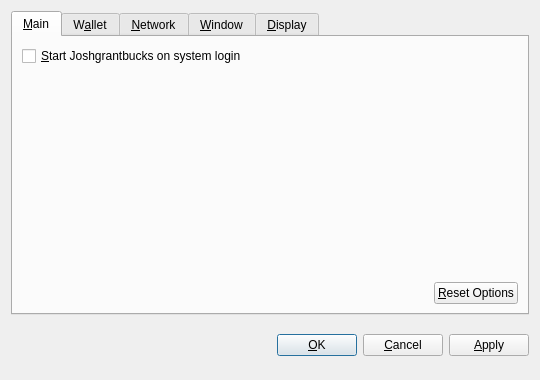
<?xml version="1.0" encoding="UTF-8"?>
<ui version="4.0">
 <class>OptionsDialog</class>
 <widget class="QDialog" name="OptionsDialog">
  <property name="geometry">
   <rect>
    <x>0</x>
    <y>0</y>
    <width>540</width>
    <height>380</height>
   </rect>
  </property>
  <property name="windowTitle">
   <string>Options</string>
  </property>
  <property name="modal">
   <bool>true</bool>
  </property>
  <layout class="QVBoxLayout" name="verticalLayout">
   <item>
    <widget class="QTabWidget" name="tabWidget">
     <property name="tabPosition">
      <enum>QTabWidget::North</enum>
     </property>
     <property name="currentIndex">
      <number>0</number>
     </property>
     <widget class="QWidget" name="tabMain">
      <attribute name="title">
       <string>&amp;Main</string>
      </attribute>
      <layout class="QVBoxLayout" name="verticalLayout_Main">
       <item>
        <widget class="QCheckBox" name="bitcoinAtStartup">
         <property name="toolTip">
          <string>Automatically start Joshgrantbucks after logging in to the system.</string>
         </property>
         <property name="text">
          <string>&amp;Start Joshgrantbucks on system login</string>
         </property>
        </widget>
       </item>
       <item>
        <spacer name="verticalSpacer_Main">
         <property name="orientation">
          <enum>Qt::Vertical</enum>
         </property>
         <property name="sizeHint" stdset="0">
          <size>
           <width>20</width>
           <height>40</height>
          </size>
         </property>
        </spacer>
       </item>
       <item>
        <layout class="QHBoxLayout" name="horizontalLayout_2_Main">
         <item>
          <spacer name="horizontalSpacer_2_Main">
           <property name="orientation">
            <enum>Qt::Horizontal</enum>
           </property>
           <property name="sizeHint" stdset="0">
            <size>
             <width>40</width>
             <height>20</height>
            </size>
           </property>
          </spacer>
         </item>
         <item>
          <widget class="QPushButton" name="resetButton">
           <property name="toolTip">
            <string>Reset all client options to default.</string>
           </property>
           <property name="text">
            <string>&amp;Reset Options</string>
           </property>
           <property name="autoDefault">
            <bool>false</bool>
           </property>
          </widget>
         </item>
        </layout>
       </item>
      </layout>
     </widget>
     <widget class="QWidget" name="tabWallet">
      <attribute name="title">
       <string>W&amp;allet</string>
      </attribute>
      <layout class="QVBoxLayout" name="verticalLayout_Network">
       <item>
        <widget class="QLabel" name="transactionFeeInfoLabel">
         <property name="text">
          <string>Optional transaction fee per kB that helps make sure your transactions are processed quickly. Most transactions are 1 kB.</string>
         </property>
         <property name="textFormat">
          <enum>Qt::PlainText</enum>
         </property>
         <property name="wordWrap">
          <bool>true</bool>
         </property>
        </widget>
       </item>
       <item>
        <layout class="QHBoxLayout" name="horizontalLayout_1_Main">
         <item>
          <widget class="QLabel" name="transactionFeeLabel">
           <property name="text">
            <string>Pay transaction &amp;fee</string>
           </property>
           <property name="textFormat">
            <enum>Qt::PlainText</enum>
           </property>
           <property name="buddy">
            <cstring>transactionFee</cstring>
           </property>
          </widget>
         </item>
         <item>
          <widget class="BitcoinAmountField" name="transactionFee"/>
         </item>
         <item>
          <spacer name="horizontalSpacer_1_Main">
           <property name="orientation">
            <enum>Qt::Horizontal</enum>
           </property>
           <property name="sizeHint" stdset="0">
            <size>
             <width>40</width>
             <height>20</height>
            </size>
           </property>
          </spacer>
         </item>
        </layout>
       </item>
       <item>
        <widget class="QLabel" name="label">
         <property name="text">
          <string>If you disable the spending of unconfirmed change, the change from a transaction cannot be used until that transaction has at least one confirmation. This also affects how your balance is computed.</string>
         </property>
         <property name="wordWrap">
          <bool>true</bool>
         </property>
        </widget>
       </item>
       <item>
        <widget class="QCheckBox" name="spendZeroConfChange">
         <property name="text">
          <string>Spend unconfirmed change  (experts only)</string>
         </property>
        </widget>
       </item>
       <item>
        <spacer name="verticalSpacer">
         <property name="orientation">
          <enum>Qt::Vertical</enum>
         </property>
         <property name="sizeHint" stdset="0">
          <size>
           <width>20</width>
           <height>40</height>
          </size>
         </property>
        </spacer>
       </item>
      </layout>
     </widget>
     <widget class="QWidget" name="tabNetwork">
      <attribute name="title">
       <string>&amp;Network</string>
      </attribute>
      <layout class="QVBoxLayout" name="verticalLayout_Network">
       <item>
        <widget class="QCheckBox" name="mapPortUpnp">
         <property name="toolTip">
          <string>Automatically open the Joshgrantbucks client port on the router. This only works when your router supports UPnP and it is enabled.</string>
         </property>
         <property name="text">
          <string>Map port using &amp;UPnP</string>
         </property>
        </widget>
       </item>
       <item>
        <widget class="QCheckBox" name="connectSocks">
         <property name="toolTip">
          <string>Connect to the Joshgrantbucks network through a SOCKS proxy (e.g. when connecting through Tor).</string>
         </property>
         <property name="text">
          <string>&amp;Connect through SOCKS proxy:</string>
         </property>
        </widget>
       </item>
       <item>
        <layout class="QHBoxLayout" name="horizontalLayout_Network">
         <item>
          <widget class="QLabel" name="proxyIpLabel">
           <property name="text">
            <string>Proxy &amp;IP:</string>
           </property>
           <property name="textFormat">
            <enum>Qt::PlainText</enum>
           </property>
           <property name="buddy">
            <cstring>proxyIp</cstring>
           </property>
          </widget>
         </item>
         <item>
          <widget class="QValidatedLineEdit" name="proxyIp">
           <property name="maximumSize">
            <size>
             <width>140</width>
             <height>16777215</height>
            </size>
           </property>
           <property name="toolTip">
            <string>IP address of the proxy (e.g. 127.0.0.1)</string>
           </property>
          </widget>
         </item>
         <item>
          <widget class="QLabel" name="proxyPortLabel">
           <property name="text">
            <string>&amp;Port:</string>
           </property>
           <property name="textFormat">
            <enum>Qt::PlainText</enum>
           </property>
           <property name="buddy">
            <cstring>proxyPort</cstring>
           </property>
          </widget>
         </item>
         <item>
          <widget class="QLineEdit" name="proxyPort">
           <property name="maximumSize">
            <size>
             <width>55</width>
             <height>16777215</height>
            </size>
           </property>
           <property name="toolTip">
            <string>Port of the proxy (e.g. 9050)</string>
           </property>
          </widget>
         </item>
         <item>
          <widget class="QLabel" name="socksVersionLabel">
           <property name="text">
            <string>SOCKS &amp;Version:</string>
           </property>
           <property name="textFormat">
            <enum>Qt::PlainText</enum>
           </property>
           <property name="buddy">
            <cstring>socksVersion</cstring>
           </property>
          </widget>
         </item>
         <item>
          <widget class="QValueComboBox" name="socksVersion">
           <property name="toolTip">
            <string>SOCKS version of the proxy (e.g. 5)</string>
           </property>
          </widget>
         </item>
         <item>
          <spacer name="horizontalSpacer_Network">
           <property name="orientation">
            <enum>Qt::Horizontal</enum>
           </property>
           <property name="sizeHint" stdset="0">
            <size>
             <width>40</width>
             <height>20</height>
            </size>
           </property>
          </spacer>
         </item>
        </layout>
       </item>
       <item>
        <spacer name="verticalSpacer_Network">
         <property name="orientation">
          <enum>Qt::Vertical</enum>
         </property>
         <property name="sizeHint" stdset="0">
          <size>
           <width>20</width>
           <height>40</height>
          </size>
         </property>
        </spacer>
       </item>
      </layout>
     </widget>
     <widget class="QWidget" name="tabWindow">
      <attribute name="title">
       <string>&amp;Window</string>
      </attribute>
      <layout class="QVBoxLayout" name="verticalLayout_Window">
       <item>
        <widget class="QCheckBox" name="minimizeToTray">
         <property name="toolTip">
          <string>Show only a tray icon after minimizing the window.</string>
         </property>
         <property name="text">
          <string>&amp;Minimize to the tray instead of the taskbar</string>
         </property>
        </widget>
       </item>
       <item>
        <widget class="QCheckBox" name="minimizeOnClose">
         <property name="toolTip">
          <string>Minimize instead of exit the application when the window is closed. When this option is enabled, the application will be closed only after selecting Quit in the menu.</string>
         </property>
         <property name="text">
          <string>M&amp;inimize on close</string>
         </property>
        </widget>
       </item>
       <item>
        <spacer name="verticalSpacer_Window">
         <property name="orientation">
          <enum>Qt::Vertical</enum>
         </property>
         <property name="sizeHint" stdset="0">
          <size>
           <width>20</width>
           <height>40</height>
          </size>
         </property>
        </spacer>
       </item>
      </layout>
     </widget>
     <widget class="QWidget" name="tabDisplay">
      <attribute name="title">
       <string>&amp;Display</string>
      </attribute>
      <layout class="QVBoxLayout" name="verticalLayout_Display">
       <item>
        <layout class="QHBoxLayout" name="horizontalLayout_1_Display">
         <item>
          <widget class="QLabel" name="langLabel">
           <property name="text">
            <string>User Interface &amp;language:</string>
           </property>
           <property name="textFormat">
            <enum>Qt::PlainText</enum>
           </property>
           <property name="buddy">
            <cstring>lang</cstring>
           </property>
          </widget>
         </item>
         <item>
          <widget class="QValueComboBox" name="lang">
           <property name="toolTip">
            <string>The user interface language can be set here. This setting will take effect after restarting Joshgrantbucks.</string>
           </property>
          </widget>
         </item>
        </layout>
       </item>
       <item>
        <layout class="QHBoxLayout" name="horizontalLayout_2_Display">
         <item>
          <widget class="QLabel" name="unitLabel">
           <property name="text">
            <string>&amp;Unit to show amounts in:</string>
           </property>
           <property name="textFormat">
            <enum>Qt::PlainText</enum>
           </property>
           <property name="buddy">
            <cstring>unit</cstring>
           </property>
          </widget>
         </item>
         <item>
          <widget class="QValueComboBox" name="unit">
           <property name="toolTip">
            <string>Choose the default subdivision unit to show in the interface and when sending coins.</string>
           </property>
          </widget>
         </item>
        </layout>
       </item>
       <item>
        <widget class="QCheckBox" name="displayAddresses">
         <property name="toolTip">
          <string>Whether to show Joshgrantbucks addresses in the transaction list or not.</string>
         </property>
         <property name="text">
          <string>&amp;Display addresses in transaction list</string>
         </property>
        </widget>
       </item>
       <item>
        <widget class="QCheckBox" name="coinControlFeatures">
         <property name="toolTip">
          <string>Whether to show coin control features or not.</string>
         </property>
         <property name="text">
          <string>Display coin &amp;control features (experts only!)</string>
         </property>
        </widget>
       </item>
       <item>
        <spacer name="verticalSpacer_Display">
         <property name="orientation">
          <enum>Qt::Vertical</enum>
         </property>
         <property name="sizeHint" stdset="0">
          <size>
           <width>20</width>
           <height>40</height>
          </size>
         </property>
        </spacer>
       </item>
      </layout>
     </widget>
    </widget>
   </item>
   <item>
    <layout class="QHBoxLayout" name="horizontalLayout_Buttons">
     <item>
      <spacer name="horizontalSpacer_1">
       <property name="orientation">
        <enum>Qt::Horizontal</enum>
       </property>
       <property name="sizeHint" stdset="0">
        <size>
         <width>40</width>
         <height>48</height>
        </size>
       </property>
      </spacer>
     </item>
     <item>
      <widget class="QLabel" name="statusLabel">
       <property name="font">
        <font>
         <weight>75</weight>
         <bold>true</bold>
        </font>
       </property>
       <property name="text">
        <string/>
       </property>
       <property name="textFormat">
        <enum>Qt::PlainText</enum>
       </property>
       <property name="wordWrap">
        <bool>true</bool>
       </property>
      </widget>
     </item>
     <item>
      <spacer name="horizontalSpacer_2">
       <property name="orientation">
        <enum>Qt::Horizontal</enum>
       </property>
       <property name="sizeHint" stdset="0">
        <size>
         <width>40</width>
         <height>48</height>
        </size>
       </property>
      </spacer>
     </item>
     <item>
      <widget class="QPushButton" name="okButton">
       <property name="text">
        <string>&amp;OK</string>
       </property>
      </widget>
     </item>
     <item>
      <widget class="QPushButton" name="cancelButton">
       <property name="text">
        <string>&amp;Cancel</string>
       </property>
       <property name="autoDefault">
        <bool>false</bool>
       </property>
      </widget>
     </item>
     <item>
      <widget class="QPushButton" name="applyButton">
       <property name="text">
        <string>&amp;Apply</string>
       </property>
       <property name="autoDefault">
        <bool>false</bool>
       </property>
      </widget>
     </item>
    </layout>
   </item>
  </layout>
 </widget>
 <customwidgets>
  <customwidget>
   <class>BitcoinAmountField</class>
   <extends>QSpinBox</extends>
   <header>bitcoinamountfield.h</header>
  </customwidget>
  <customwidget>
   <class>QValueComboBox</class>
   <extends>QComboBox</extends>
   <header>qvaluecombobox.h</header>
  </customwidget>
  <customwidget>
   <class>QValidatedLineEdit</class>
   <extends>QLineEdit</extends>
   <header>qvalidatedlineedit.h</header>
  </customwidget>
 </customwidgets>
 <resources/>
 <connections/>
</ui>
